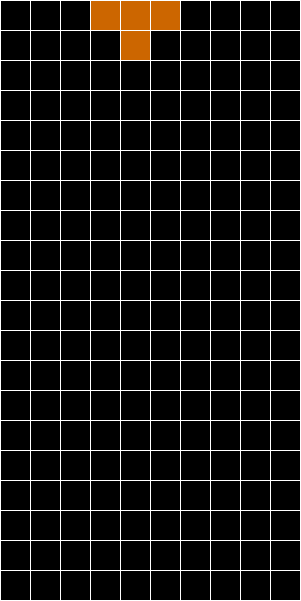
Frame 1 (no input)
Frame 60 (the mouse pressed at the canvas centre just before this capture): identical to frame 1, image omitted
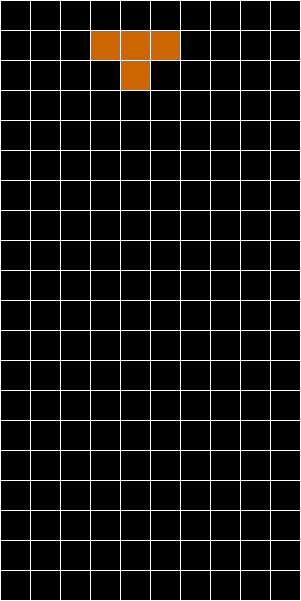
Frame 120 (the mouse held since frame 60 and released just before this capture)

The Processing sketch that drew these frames (run headless with seeded random() and noise(); from frame 60 on, the mouse is pressed at the canvas centre):

// Processing sketch: tetris
// ── tetris.pde
  import java.util.LinkedList;
  import java.util.Queue;
  int x = 2;
  int y = 6;
  public board n;
  public block b;
  public Queue<String> bbQueue;
  int timer;

  void setup() {
    size(301, 601);
    n = new board();
    b = new blockT();
    n.setup(20,10);
    // 20 x 10 board
    b.setup(x,y);
    // le queue
    bbQueue = new LinkedList<String>();
  }

  void draw() {
    background(0);
    n.draw();
    autoFall();
    float x1 = 0;
    float y1 = 0;
    while(x1<=300){
      stroke(255);
      line(x1,0,x1,600);
      x1+=30;
    }
    while(y1<=600){
      stroke(255);
      line(0,y1,300,y1);
      y1+=30;
    }
    timer++;
  }
  void autoFall(){
    if(timer >= 60) {
      b.moveDown();
      timer = 0;
    }
  }
  
  void keyPressed() {
    if(key == 'z'){
      b.rotateLeft();
    }
    if (key == CODED) {
      } if (keyCode == DOWN) {
        b.moveDown();
        timer = 0;
      } else if (keyCode == LEFT) {;
        b.moveLeft();
      } else if (keyCode == RIGHT) {
        b.moveRight();
      }
  }

 

// ── block.pde
class block{
 int rInit;
 int cInit;
 blockPiece[] bArray;
 char identity;
 int cases = 1;
 
 void setup(int r, int c){
   rInit=r;
   cInit=c;
   bArray = new blockPiece[4];
   bArray[0] = new blockPiece();
   bArray[0].setup(r,c);
   bArray[1] = new blockPiece();
   bArray[1].setup(r+1,c);
   bArray[2] = new blockPiece();
   bArray[2].setup(r+2,c);
   bArray[3] = new blockPiece();
   bArray[3].setup(r+3,c);
   identity = 'i';
 }
 void moveRight(){
   if(bArray[0].canMoveRight() && bArray[1].canMoveRight() && bArray[2].canMoveRight() && bArray[3].canMoveRight()){
     // commence the bubble sort because its simple (only a couple comparisons to modify)
     // Essentially we need to make sure the rightmost blockPiece moves first so we sort by column, the first element has the lowest column number
     //blockPiece temp;
     //for (int i = 0; i < bArray.length -1; i++){
     //  for(int j = 0; j < bArray.length-1-i; j++){
     //    if(bArray[j].getC()<bArray[j+1].getC()){
     //      temp=bArray[j];
     //      bArray[j]=bArray[j+1];
     //      bArray[j+1]=temp;
     //    }
     //  }
     //}
     //bArray[0].moveRight();
     //bArray[1].moveRight();
     //bArray[2].moveRight();
     //bArray[3].moveRight();
     bArray[0].clear();
     bArray[1].clear();
     bArray[2].clear();
     bArray[3].clear();
     bArray[0].move(0,1);
     bArray[1].move(0,1);
     bArray[2].move(0,1);
     bArray[3].move(0,1);
   }
 }
 
 void moveLeft(){
   if(bArray[0].canMoveLeft() && bArray[1].canMoveLeft() && bArray[2].canMoveLeft() && bArray[3].canMoveLeft()){
     // commence the bubble sort because its simple (only a couple comparisons to modify)
     //blockPiece temp;
     //for (int i = 0; i < bArray.length -1; i++){
     //  for(int j = 0; j < bArray.length-1-i; j++){
     //    if(bArray[j].getC()>bArray[j+1].getC()){
     //      temp=bArray[j];
     //      bArray[j]=bArray[j+1];
     //      bArray[j+1]=temp;
       //  }
       //}
     //}
     bArray[0].clear();
     bArray[1].clear();
     bArray[2].clear();
     bArray[3].clear();
     //bArray[0].moveLeft();
     //bArray[1].moveLeft();
     //bArray[2].moveLeft();
     //bArray[3].moveLeft();
     bArray[0].move(0,-1);
     bArray[1].move(0,-1);
     bArray[2].move(0,-1);
     bArray[3].move(0,-1);
   }
 }
   
 void moveDown(){
   if(bArray[0].canMoveDown() && bArray[1].canMoveDown() && bArray[2].canMoveDown() && bArray[3].canMoveDown()){
     // commence the bubble sort because its simple (only a couple comparisons to modify)
     //blockPiece temp;
     //for (int i = 0; i < bArray.length -1; i++){
     //  for(int j = 0; j < bArray.length-1-i; j++){
     //    if(bArray[j].getR()<bArray[j+1].getR()){
     //      temp=bArray[j];
     //      bArray[j]=bArray[j+1];
     //      bArray[j+1]=temp;
     //    }
     //  }
     //}
     //bArray[0].moveDown();
     //bArray[1].moveDown();
     //bArray[2].moveDown();
     //bArray[3].moveDown();
     bArray[0].clear();
     bArray[1].clear();
     bArray[2].clear();
     bArray[3].clear();
     bArray[0].move(1,0);
     bArray[1].move(1,0);
     bArray[2].move(1,0);
     bArray[3].move(1,0);
   } else {
     for (int i = 0; i < bArray.length; i++){
       n.board[bArray[i].getR()][bArray[i].getC()] = 1;
     }
     for (int i = bArray.length-1; i >=0; i--){
       if(n.rowFull(bArray[i].getR())){
         n.removeRow(bArray[i].getR());
       }
     }
     ascend();
   }
 }
 
 void rotateLeft(){
   int row = 0 , col = 0;

   bArray[0].clear();
   int r0 = bArray[0].getR();
   int c0 = bArray[0].getC();
   bArray[1].clear();
   int r1 = bArray[1].getR();
   int c1 = bArray[1].getC();
   bArray[2].clear();
   int r2 = bArray[2].getR();
   int c2 = bArray[2].getC();
   bArray[3].clear();
   int r3 = bArray[3].getR();
   int c3 = bArray[3].getC();
   //bArray[0] = new blockPiece();
   //bArray[1] = new blockPiece();
   //bArray[2] = new blockPiece();
   //bArray[3] = new blockPiece();

   if(cases==1){ // left vertical to lower horizontal
     if(bArray[0].canMove(2,-1) && bArray[1].canMove(1,0) && bArray[2].canMove(0,1) && bArray[3].canMove(-1,2)){
       bArray[0].setup(2+r0,-1+c0);
       bArray[1].setup(1+r1,0+c1);
       bArray[2].setup(0+r2,1+c2);
       bArray[3].setup(-1+r3,2+c3);
       cases++;
     }
   } else if(cases==2){ // lower horizontal to right vertical
     if(bArray[0].canMove(1,2) && bArray[1].canMove(0,1) && bArray[2].canMove(-1,0) && bArray[3].canMove(-2,-1)){
        bArray[0].setup(1+r0,2+c0);
        bArray[1].setup(0+r1,1+c1);
        bArray[2].setup(-1+r2,0+c2);
        bArray[3].setup(-2+r3,-1+c3);
        cases++;
     }
   } else if(cases==3){ // right vertical to upper horizontal
     if(bArray[0].canMove(-2,1) && bArray[1].canMove(-1,0) && bArray[2].canMove(0,-1) && bArray[3].canMove(1,-2)){
        bArray[0].setup(-2+r0,1+c0);
        bArray[1].setup(-1+r1,0+c1);
        bArray[2].setup(0+r2,-1+c2);
        bArray[3].setup(1+r3,-2+c3);
        cases++;
     }
   } else if(cases==4){ // upper horizontal to left vertical
     if(bArray[0].canMove(-1,-2) && bArray[1].canMove(0,-1) && bArray[2].canMove(1,0) && bArray[3].canMove(2,1)){
        bArray[0].setup(-1+r0,-2+c0);
        bArray[1].setup(0+r1,-1+c1);
        bArray[2].setup(1+r2,0+c2);
        bArray[3].setup(2+r3,1+c3);
        cases=1;
     }
   }
 }
 
 void ascend(){
   b = new block();
   b.setup(rInit,cInit);
 }
}

// ── blockJ.pde
class blockJ extends block{
  void setup(int r, int c){
    rInit=r;
    cInit=c;
    bArray = new blockPiece[4];
    bArray[0] = new blockPiece();
    bArray[0].setup(r,c);
    bArray[1] = new blockPiece();
    bArray[1].setup(r+1,c);
    bArray[2] = new blockPiece();
    bArray[2].setup(r+2,c);
    bArray[3] = new blockPiece();
    bArray[3].setup(r+2,c-1);
  }
  
  void rotateLeft(){
   int row = 0 , col = 0;

   bArray[0].clear();
   int r0 = bArray[0].getR();
   int c0 = bArray[0].getC();
   bArray[1].clear();
   int r1 = bArray[1].getR();
   int c1 = bArray[1].getC();
   bArray[2].clear();
   int r2 = bArray[2].getR();
   int c2 = bArray[2].getC();
   bArray[3].clear();
   int r3 = bArray[3].getR();
   int c3 = bArray[3].getC();
   //bArray[0] = new blockPiece();
   //bArray[1] = new blockPiece();
   //bArray[2] = new blockPiece();
   //bArray[3] = new blockPiece();

   if(cases==1){ // J rotated 90 cc
     if(bArray[0].canMove(1,-1) && bArray[1].canMove(0,0) && bArray[2].canMove(-1,1) && bArray[3].canMove(0,2)){
       bArray[0].setup(1+r0,-1+c0);
       bArray[1].setup(0+r1,0+c1);
       bArray[2].setup(-1+r2,1+c2);
       bArray[3].setup(0+r3,2+c3);
       cases++;
     }
   } else if(cases==2){ // J rotated 180 cc
     if(bArray[0].canMove(1,1) && bArray[1].canMove(0,0) && bArray[2].canMove(-1,-1) && bArray[3].canMove(-2,0)){
        bArray[0].setup(1+r0,1+c0);
        bArray[1].setup(0+r1,0+c1);
        bArray[2].setup(-1+r2,-1+c2);
        bArray[3].setup(-2+r3,0+c3);
        cases++;
     }
   } else if(cases==3){ // J rotated 270 cc
     if(bArray[0].canMove(-1,1) && bArray[1].canMove(0,0) && bArray[2].canMove(1,-1) && bArray[3].canMove(0,-2)){
        bArray[0].setup(-1+r0,1+c0);
        bArray[1].setup(0+r1,0+c1);
        bArray[2].setup(1+r2,-1+c2);
        bArray[3].setup(0+r3,-2+c3);
        cases++;
     }
   } else if(cases==4){ // J rotated 360 cc
     if(bArray[0].canMove(-1,-1) && bArray[1].canMove(0,0) && bArray[2].canMove(1,1) && bArray[3].canMove(2,0)){
        bArray[0].setup(-1+r0,-1+c0);
        bArray[1].setup(0+r1,0+c1);
        bArray[2].setup(1+r2,1+c2);
        bArray[3].setup(2+r3,0+c3);
        cases=1;
     }
   }
 }
 
  void ascend(){
   b = new blockL();
   b.setup(rInit,cInit);
 }
}

// ── blockL.pde
class blockL extends block{
  void setup(int r, int c){
    rInit=r;
    cInit=c;
    bArray = new blockPiece[4];
    bArray[0] = new blockPiece();
    bArray[0].setup(r,c);
    bArray[1] = new blockPiece();
    bArray[1].setup(r+1,c);
    bArray[2] = new blockPiece();
    bArray[2].setup(r+2,c);
    bArray[3] = new blockPiece();
    bArray[3].setup(r+2,c+1);
  }
  
    void rotateLeft(){
   int row = 0 , col = 0;

   bArray[0].clear();
   int r0 = bArray[0].getR();
   int c0 = bArray[0].getC();
   bArray[1].clear();
   int r1 = bArray[1].getR();
   int c1 = bArray[1].getC();
   bArray[2].clear();
   int r2 = bArray[2].getR();
   int c2 = bArray[2].getC();
   bArray[3].clear();
   int r3 = bArray[3].getR();
   int c3 = bArray[3].getC();
   //bArray[0] = new blockPiece();
   //bArray[1] = new blockPiece();
   //bArray[2] = new blockPiece();
   //bArray[3] = new blockPiece();

   if(cases==1){ // L rotated 90 cc
     if(bArray[0].canMove(1,-1) && bArray[1].canMove(0,0) && bArray[2].canMove(-1,1) && bArray[3].canMove(-2,0)){
       bArray[0].setup(1+r0,-1+c0);
       bArray[1].setup(0+r1,0+c1);
       bArray[2].setup(-1+r2,1+c2);
       bArray[3].setup(-2+r3,0+c3);
       cases++;
     }
   } else if(cases==2){ // L rotated 180 cc
     if(bArray[0].canMove(1,1) && bArray[1].canMove(0,0) && bArray[2].canMove(-1,-1) && bArray[3].canMove(0,-2)){
        bArray[0].setup(1+r0,1+c0);
        bArray[1].setup(0+r1,0+c1);
        bArray[2].setup(-1+r2,-1+c2);
        bArray[3].setup(0+r3,-2+c3);
        cases++;
     }
   } else if(cases==3){ // L rotated 270 cc
     if(bArray[0].canMove(-1,1) && bArray[1].canMove(0,0) && bArray[2].canMove(1,-1) && bArray[3].canMove(2,0)){
        bArray[0].setup(-1+r0,1+c0);
        bArray[1].setup(0+r1,0+c1);
        bArray[2].setup(1+r2,-1+c2);
        bArray[3].setup(2+r3,0+c3);
        cases++;
     }
   } else if(cases==4){ // L rotated 360 cc
     if(bArray[0].canMove(-1,-1) && bArray[1].canMove(0,0) && bArray[2].canMove(1,1) && bArray[3].canMove(0,2)){
        bArray[0].setup(-1+r0,-1+c0);
        bArray[1].setup(0+r1,0+c1);
        bArray[2].setup(1+r2,1+c2);
        bArray[3].setup(0+r3,2+c3);
        cases=1;
     }
   }
 }
 
  void ascend(){
   b = new blockO();
   b.setup(rInit,cInit);
 }
}

// ── blockO.pde
class blockO extends block{
  void setup(int r, int c){
    rInit=r;
    cInit=c;
    bArray = new blockPiece[4];
    bArray[0] = new blockPiece();
    bArray[0].setup(r,c);
    bArray[1] = new blockPiece();
    bArray[1].setup(r,c+1);
    bArray[2] = new blockPiece();
    bArray[2].setup(r+1,c);
    bArray[3] = new blockPiece();
    bArray[3].setup(r+1,c+1);
  }
  void rotateLeft(){
    return;
  }
  void ascend(){
   b = new blockS();
   b.setup(rInit,cInit);
 }
}

// ── blockPiece.pde
class blockPiece{
  int r;
  int c;
  int rInit;
  int cInit;
  String blockLetter = "";
  void setup(int r1, int c1){
    rInit=r1;
    cInit=c1;
    r=r1;
    c=c1;
    double rand = Math.random()*7;
    //if (rand < 1) {
    //  blockI I;
    //  I = new blockI();
    //  I.setup(r,c);
    //}
    //else if (rand < 2) {
    //  blockJ J;
    //  J = new blockJ();
    //  J.setup(r,c);
    //}
    //else if (rand < 3) {
    //  blockL L;
    //  L = new blockL();
    //  L.setup(r,c);
    //}
    //else if (rand < 4) {
    //  blockO O;
    //  O = new blockO();
    //  O.setup(r,c);
    //}
    //else if (rand < 5) {
    //  blockS S;
    //  S = new blockS();
    //  S.setup(r,c);
    //}
    //else if (rand < 6) {
    //  blockT T;
    //  T = new blockT();
    //  T.setup(r,c);
    //}
    //else {
    //  blockZ Z;
    //  Z = new blockZ();
    //  Z.setup(r,c);
    //}
    n.board[r][c]=2;
  }
  
  void moveRight(){
    if(n.board[r][c+1]==0 || n.board[r][c+1]==2){
      if(n.board[r][c-1]!=2){
        n.board[r][c] = 0;
      }
      c++;
      n.board[r][c] = 2;
    }
  }
  
  void moveLeft(){
    if(n.board[r][c-1]==0 || n.board[r][c-1]==2){
      if(n.board[r][c+1]!=2){
        n.board[r][c] = 0;
      }
      c--;
      n.board[r][c] = 2;
    }
  }
  
  void moveDown(){
    if(n.board[r+1][c]==0 || n.board[r+1][c]==2){
      n.board[r][c] = 0;
      r++;
      n.board[r][c] = 2;
    } else {
      n.board[r][c] = 1;
      if(n.rowFull(r)){
        n.removeRow(r);
      }
    }
  }
  
  void clear(){
    n.board[r][c]=0;
  }
  
  void move(int r1, int c1){
    if(canMove(r1,c1)){
        n.board[r+r1][c+c1] = 2;
        r += r1;
        c += c1;
    }
  }
  
  boolean canMove(int r1, int c1){
    return n.board[r+r1][c+c1] == 0;
  }
  
  int getR(){
    return r;
  }
  
  int getC(){
    return c;
  }
  
  boolean canMoveRight(){
     return n.board[r][c+1]==0 || n.board[r][c+1]==2;
  }
  
   boolean canMoveLeft(){
     return n.board[r][c-1]==0 || n.board[r][c-1]==2;
  }
  
  boolean canMoveDown(){
     return n.board[r+1][c]==0 || n.board[r+1][c]==2;
  }
}

// ── blockS.pde
class blockS extends block{
  void setup(int r, int c){
    rInit=r;
    cInit=c;
    bArray = new blockPiece[4];
    bArray[0] = new blockPiece();
    bArray[0].setup(r,c+1);
    bArray[1] = new blockPiece();
    bArray[1].setup(r,c);
    bArray[2] = new blockPiece();
    bArray[2].setup(r+1,c);
    bArray[3] = new blockPiece();
    bArray[3].setup(r+1,c-1);
  }
  
    void rotateLeft(){
   int row = 0 , col = 0;

   bArray[0].clear();
   int r0 = bArray[0].getR();
   int c0 = bArray[0].getC();
   bArray[1].clear();
   int r1 = bArray[1].getR();
   int c1 = bArray[1].getC();
   bArray[2].clear();
   int r2 = bArray[2].getR();
   int c2 = bArray[2].getC();
   bArray[3].clear();
   int r3 = bArray[3].getR();
   int c3 = bArray[3].getC();
   //bArray[0] = new blockPiece();
   //bArray[1] = new blockPiece();
   //bArray[2] = new blockPiece();
   //bArray[3] = new blockPiece();

   if(cases==1){ // S rotated 90 cc
     if(bArray[0].canMove(-1,-1) && bArray[1].canMove(0,0) && bArray[2].canMove(-1,1) && bArray[3].canMove(0,2)){
       bArray[0].setup(-1+r0,-1+c0);
       bArray[1].setup(0+r1,0+c1);
       bArray[2].setup(-1+r2,1+c2);
       bArray[3].setup(0+r3,2+c3);
       cases++;
     }
   } else if(cases==2){ // S rotated 180 cc
     if(bArray[0].canMove(1,-1) && bArray[1].canMove(0,0) && bArray[2].canMove(-1,-1) && bArray[3].canMove(-2,0)){
        bArray[0].setup(1+r0,-1+c0);
        bArray[1].setup(0+r1,0+c1);
        bArray[2].setup(-1+r2,-1+c2);
        bArray[3].setup(-2+r3,0+c3);
        cases++;
     }
   } else if(cases==3){ // S rotated 270 cc
     if(bArray[0].canMove(1,1) && bArray[1].canMove(0,0) && bArray[2].canMove(1,-1) && bArray[3].canMove(0,-2)){
        bArray[0].setup(1+r0,1+c0);
        bArray[1].setup(0+r1,0+c1);
        bArray[2].setup(1+r2,-1+c2);
        bArray[3].setup(0+r3,-2+c3);
        cases++;
     }
   } else if(cases==4){ // S rotated 360 cc
     if(bArray[0].canMove(-1,1) && bArray[1].canMove(0,0) && bArray[2].canMove(1,1) && bArray[3].canMove(2,0)){
        bArray[0].setup(-1+r0,1+c0);
        bArray[1].setup(0+r1,0+c1);
        bArray[2].setup(1+r2,1+c2);
        bArray[3].setup(2+r3,0+c3);
        cases=1;
     }
   }
 }
 
  void ascend(){
   b = new blockT();
   b.setup(rInit,cInit);
 }
}

// ── blockT.pde
class blockT extends block{
  void setup(int r, int c){
    rInit=r;
    cInit=c;
    bArray = new blockPiece[4];
    bArray[0] = new blockPiece();
    bArray[0].setup(r,c+1);
    bArray[1] = new blockPiece();
    bArray[1].setup(r,c);
    bArray[2] = new blockPiece();
    bArray[2].setup(r+1,c);
    bArray[3] = new blockPiece();
    bArray[3].setup(r,c-1);
  }
    void rotateLeft(){
   int row = 0 , col = 0;

   bArray[0].clear();
   int r0 = bArray[0].getR();
   int c0 = bArray[0].getC();
   bArray[1].clear();
   int r1 = bArray[1].getR();
   int c1 = bArray[1].getC();
   bArray[2].clear();
   int r2 = bArray[2].getR();
   int c2 = bArray[2].getC();
   bArray[3].clear();
   int r3 = bArray[3].getR();
   int c3 = bArray[3].getC();
   //bArray[0] = new blockPiece();
   //bArray[1] = new blockPiece();
   //bArray[2] = new blockPiece();
   //bArray[3] = new blockPiece();

   if(cases==1){ // T rotated 90 cc
     if(bArray[0].canMove(-1,-1) && bArray[1].canMove(0,0) && bArray[2].canMove(-1,1) && bArray[3].canMove(1,1)){
       bArray[0].setup(-1+r0,-1+c0);
       bArray[1].setup(0+r1,0+c1);
       bArray[2].setup(-1+r2,1+c2);
       bArray[3].setup(1+r3,1+c3);
       cases++;
     }
   } else if(cases==2){ // T rotated 180 cc
     if(bArray[0].canMove(1,-1) && bArray[1].canMove(0,0) && bArray[2].canMove(-1,-1) && bArray[3].canMove(-1,1)){
        bArray[0].setup(1+r0,-1+c0);
        bArray[1].setup(0+r1,0+c1);
        bArray[2].setup(-1+r2,-1+c2);
        bArray[3].setup(-1+r3,1+c3);
        cases++;
     }
   } else if(cases==3){ // T rotated 270 cc
     if(bArray[0].canMove(1,1) && bArray[1].canMove(0,0) && bArray[2].canMove(1,-1) && bArray[3].canMove(-1,-1)){
        bArray[0].setup(1+r0,1+c0);
        bArray[1].setup(0+r1,0+c1);
        bArray[2].setup(1+r2,-1+c2);
        bArray[3].setup(-1+r3,-1+c3);
        cases++;
     }
   } else if(cases==4){ // T rotated 360 cc
     if(bArray[0].canMove(-1,1) && bArray[1].canMove(0,0) && bArray[2].canMove(1,1) && bArray[3].canMove(1,-1)){
        bArray[0].setup(-1+r0,1+c0);
        bArray[1].setup(0+r1,0+c1);
        bArray[2].setup(1+r2,1+c2);
        bArray[3].setup(1+r3,-1+c3);
        cases=1;
     }
   }
 }
  void ascend(){
   b = new blockZ();
   b.setup(rInit,cInit);
 }
}

// ── blockZ.pde
class blockZ extends block{
  void setup(int r, int c){
    rInit=r;
    cInit=c;
    bArray = new blockPiece[4];
    bArray[0] = new blockPiece();
    bArray[0].setup(r,c);
    bArray[1] = new blockPiece();
    bArray[1].setup(r,c-1);
    bArray[2] = new blockPiece();
    bArray[2].setup(r+1,c);
    bArray[3] = new blockPiece();
    bArray[3].setup(r+1,c+1);
  }
  
    void rotateLeft(){
   int row = 0 , col = 0;

   bArray[0].clear();
   int r0 = bArray[0].getR();
   int c0 = bArray[0].getC();
   bArray[1].clear();
   int r1 = bArray[1].getR();
   int c1 = bArray[1].getC();
   bArray[2].clear();
   int r2 = bArray[2].getR();
   int c2 = bArray[2].getC();
   bArray[3].clear();
   int r3 = bArray[3].getR();
   int c3 = bArray[3].getC();
   //bArray[0] = new blockPiece();
   //bArray[1] = new blockPiece();
   //bArray[2] = new blockPiece();
   //bArray[3] = new blockPiece();

   if(cases==1){ // Z rotated 90 cc
     if(bArray[0].canMove(1,-1) && bArray[1].canMove(0,0) && bArray[2].canMove(-1,1) && bArray[3].canMove(0,2)){
       bArray[0].setup(1+r0,-1+c0);
       bArray[1].setup(0+r1,0+c1);
       bArray[2].setup(-1+r2,1+c2);
       bArray[3].setup(0+r3,2+c3);
       cases++;
     }
   } else if(cases==2){ // J rotated 180 cc
     if(bArray[0].canMove(1,1) && bArray[1].canMove(0,0) && bArray[2].canMove(-1,-1) && bArray[3].canMove(-2,0)){
        bArray[0].setup(1+r0,1+c0);
        bArray[1].setup(0+r1,0+c1);
        bArray[2].setup(-1+r2,-1+c2);
        bArray[3].setup(-2+r3,0+c3);
        cases++;
     }
   } else if(cases==3){ // J rotated 270 cc
     if(bArray[0].canMove(-1,1) && bArray[1].canMove(0,0) && bArray[2].canMove(1,-1) && bArray[3].canMove(0,-2)){
        bArray[0].setup(-1+r0,1+c0);
        bArray[1].setup(0+r1,0+c1);
        bArray[2].setup(1+r2,-1+c2);
        bArray[3].setup(0+r3,-2+c3);
        cases++;
     }
   } else if(cases==4){ // J rotated 360 cc
     if(bArray[0].canMove(-1,-1) && bArray[1].canMove(0,0) && bArray[2].canMove(1,1) && bArray[3].canMove(2,0)){
        bArray[0].setup(-1+r0,-1+c0);
        bArray[1].setup(0+r1,0+c1);
        bArray[2].setup(1+r2,1+c2);
        bArray[3].setup(2+r3,0+c3);
        cases=1;
     }
   }
 }
  void ascend(){
   b = new block();
   b.setup(rInit,cInit);
 }
}

// ── board.pde
class board{
  // the first index is the row the second is the column 
  int[][] board;
  int r;
  int c;
  void setup(int r1, int c1){
    r=r1;
    c=c1;
    board = new int[r+4][c+4];
    for(int i=0; i<r+4; i++){
      for(int j=0; j<c+4; j++){
        board[i][j] = -1;
      }
    }
    for(int i=2; i<r+2; i++){
      for(int j=2; j<c+2; j++){
        board[i][j] = 0;
      }
    }
  }
  void draw(){
    for(int i=2; i<r+2; i++){
      for(int j=2; j<c+2; j++){
        if(board[i][j] == 1){
          fill(100, 100, 100);
          square(30*(j-2),30*(i-2),30);
        }
        if(board[i][j] == 2 ){
          fill(204, 102, 0);
          square(30*(j-2),30*(i-2),30);
        }
      }
    }
  }
  
  boolean rowFull(int row){
    //all the rows will have the same c coordinate
    for(int c1=2; c1<c+2; c1++){
      if (board[row][c1]!=1){
        return false;
      }
    }
    return true;
  }
  
  void removeRow(int row){
    for(int r1=row; r1>2; r1--){
      for(int c1=2; c1<c+2; c1++){
        board[r1][c1] = board[r1-1][c1];
      }
    }
  }
}
